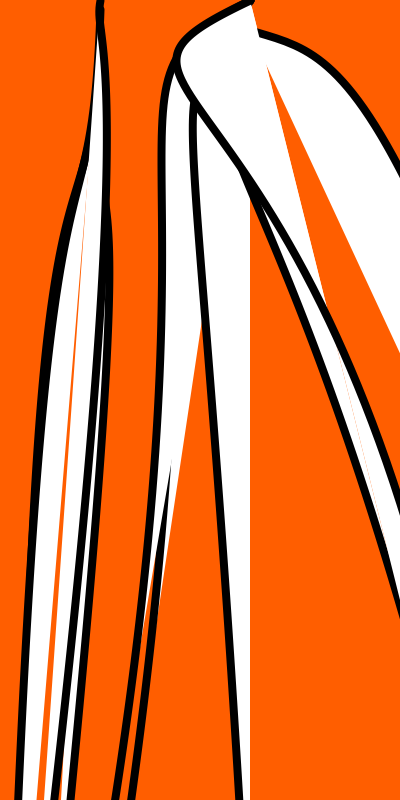
Frame 1 (no input)
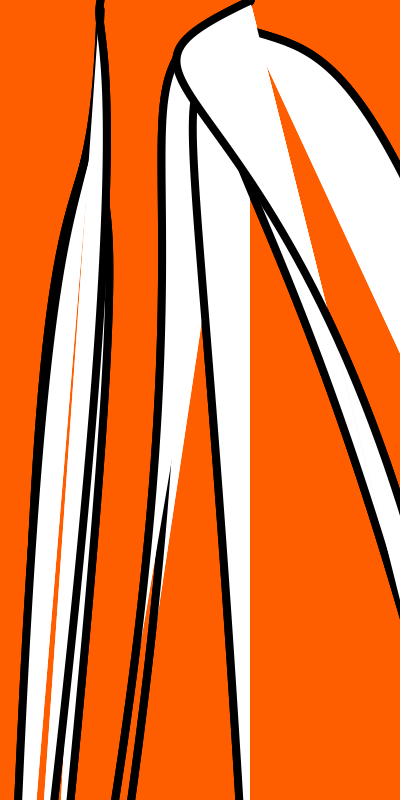
Frame 2 (the mouse pressed at the canvas centre, redrawn once)

The Processing sketch that drew these frames (run headless with seeded random() and noise(); the mouse was pressed at the canvas centre and the sketch redrawn once):

// Processing sketch: processing_24791
// ── processing_24791.pde

int h=250;
int g=100;
int c=1000;

//import processing.pdf.*;
void setup(){
  size(400,800);
  strokeWeight(8);
  stroke(0);
  background(255,94,0);
  noLoop();
  //beginRecord(PDF, "wallpaper2.pdf");
}
void draw (){
  
stroke(0);  
bezier(h, 0, 100, 90, 250, 100, 100, c);
bezier(h, 0, 70, 90, 250, 100, 80, c);
bezier(h,100,150,50,200,39,250,c);
bezier(h,0,150,150,300,100,500,c);
bezier(h,30,350,60,400,50,700,c);
bezier(h,0,20,109,389,29,500,c);
bezier(g,90,90,300,150,25,50,c);
bezier(g,30,90,300,30,25,20,c);
bezier(g,9,90,300,43,25,10,c);
bezier(g,0,90,50,150,25,30,c);


}
void keyPressed(){
if(key == 's' || key == 'S')
{
endRecord();
}
}
